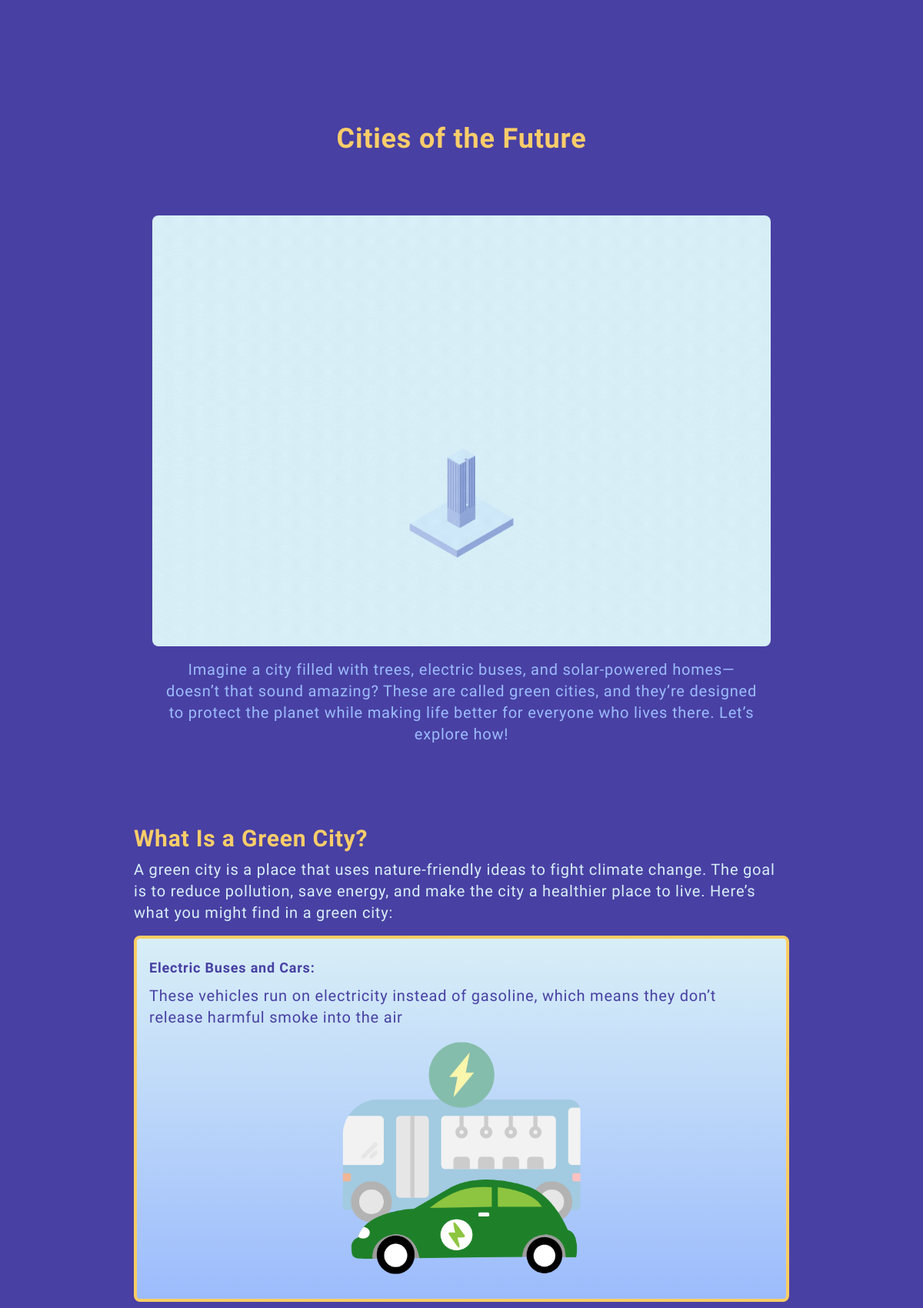
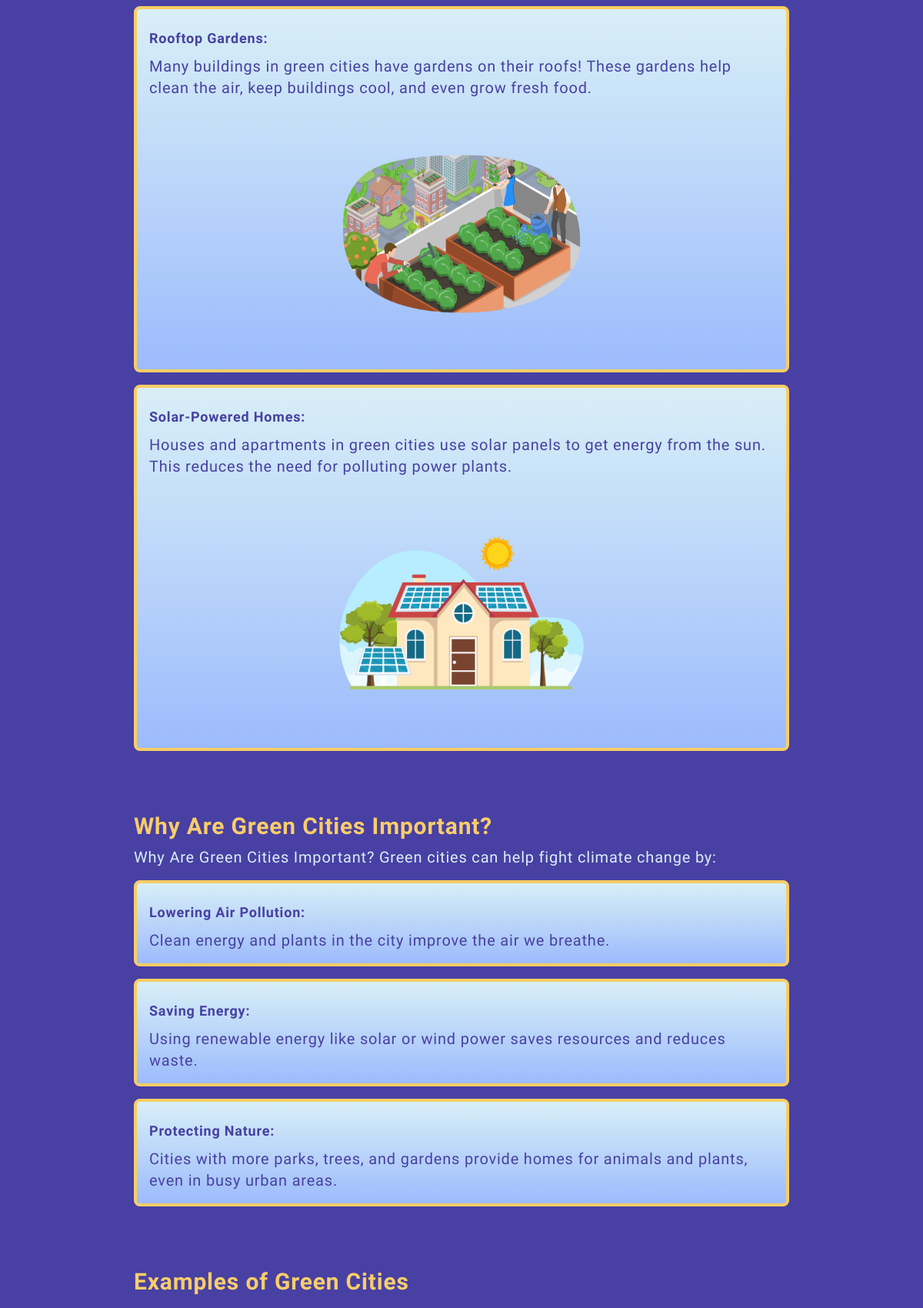
Screenshot of /articles/the-future-of-our-planet/subtopics/12/ (upper part) with the database file from the repository (2 pictures, top to bottom).
### myapp/models.py (models this page shows, shortened)
class Subtopic(models.Model):
    article = models.ForeignKey(Article, on_delete=models.CASCADE, related_name='subtopics')
    title = models.CharField(max_length=255)
    description = models.TextField(blank=True, null=True)
    image = models.ImageField(upload_to='subtopics/images/', blank=True, null=True)  # Add image field

class Activity(models.Model):
    subtopic = models.ForeignKey(Subtopic, on_delete=models.CASCADE, related_name='activities')
    title = models.CharField(max_length=255)
    description = models.TextField(blank=True, null=True)

class ActivityContent(models.Model):
    ACTIVITY_TYPES = [
        ('game', 'Game'),
        ('quiz', 'Quiz'),
        ('discussion', 'Discussion'),
    ]
    activity = models.ForeignKey(Activity, on_delete=models.CASCADE, related_name='contents')
    activity_type = models.CharField(max_length=50, choices=ACTIVITY_TYPES, default='game')
    title = models.CharField(max_length=255)
    content = RichTextField()
    image = models.ImageField(upload_to='activities/images/', blank=True, null=True)

### myapp/views.py (the view)
def subtopic_detail(request, article_slug, subtopic_id):
    article = get_object_or_404(Article, slug=article_slug)
    subtopic = get_object_or_404(Subtopic, id=subtopic_id, article=article)
    activities = subtopic.activities.all()
    return render(request, 'subtopic_detail.html', {
        'article': article,
        'subtopic': subtopic,
        'activities': activities
    })

### myapp/templates/subtopic_detail.html (shortened to what this page needs)
{% extends 'base.html' %} {% block content %}
<div class="flex flex-col items-center py-10 md:py-20">
  <section class="w-full h-full flex flex-col items-center justify-center">
    <h2
      class="text-3xl sm:text-4xl font-extrabold text-[#F9CD6A] pt-20 mb-8 text-center"
    >
      {{ subtopic.title }}
    </h2>
    <div
      class="flex flex-col items-center justify-center w-full md:w-3/4 md:p-8"
    >
      <div class="rounded-md p-4">
        <img
          src="{{ subtopic.image.url }}"
          alt="{{ subtopic.title }}"
          class="w-full h-[35rem] object-cover rounded-lg"
        />
        <p class="text-xl text-center text-[#9CBBFC] mt-4 px-4">
          {{ subtopic.description }}
        </p>
      </div>
    </div>
    {% for activity in activities %}
    <div class="mt-8 p-6 w-full md:w-3/4">
      <h3 class="text-3xl font-semibold text-[#F9CD6A]">
        {{ activity.title }}
      </h3>
      <p class="text-[#D8EFF7] text-xl mt-2">{{ activity.description }}</p>
      {% for content in activity.contents.all %}
      <div
        class="content-block mt-4 p-4 rounded-lg bg-gradient-to-b from-[#D8EFF7] to-[#9CBBFC] border-4 border-[#F9CD64]"
      >
        <div class="mt-2 text-[#4840A3]">
          <div class="text-lg font-bold">{{ content.title }}</div>
          <div class="mt-2 text-xl">
            {% if content.activity_type == 'game' %}
            <div class="game-content">{{ content.content|safe }}</div>
            {% else %} {{ content.content|safe }} {% if content.image %}
            <div class="flex justify-center mt-4">
              <img
                src="{{ content.image.url }}"
                alt=""
                class="h-[15rem] w-[15rem] sm:h-[20rem] sm:w-[20rem] object-cover rounded-lg"
              />
            </div>
            {% endif %} {% endif %}
          </div>
        </div>
      </div>
      {% endfor %}
    </div>
    {% endfor %}
  </section>
</div>
{% include "footer.html" %} {% endblock %}

### myapp/static/style.css (style rules this page uses)
body { font-family: "Bubblegum Sans", sans-serif; letter-spacing: 0.05rem; line-height: 1.5; }

### rows the page displays
Subtopic: title "Cities of the Future", image (picture), description "Imagine a city filled with trees, electric buses, and solar-powered homes—doesn’t that sound amazing? These are called green cities, and they’re designed to protect the planet while making life better for everyone who lives there. Let’s explore how!"
Activity: title "What Is a Green City?", description "A green city is a place that uses nature-friendly ideas to fight climate change. The goal is to reduce pollution, save energy, and make the city a healthier place to live. Here’s what you might find in a green city:"
ActivityContent: title "Electric Buses and Cars:", content "These vehicles run on electricity instead of gasoline, which means they don’t release harmful smoke into the air", image (picture)
ActivityContent: title "Rooftop Gardens:", content "Many buildings in green cities have gardens on their roofs! These gardens help clean the air, keep buildings cool, and even grow fresh food.", image (picture)
ActivityContent: title "Solar-Powered Homes:", content "Houses and apartments in green cities use solar panels to get energy from the sun. This reduces the need for polluting power plants.", image (picture)
Activity: title "Why Are Green Cities Important?", description "Why Are Green Cities Important? Green cities can help fight climate change by:"
ActivityContent: title "Lowering Air Pollution:", content "Clean energy and plants in the city improve the air we breathe."
ActivityContent: title "Saving Energy:", content "Using renewable energy like solar or wind power saves resources and reduces waste."
ActivityContent: title "Protecting Nature:", content "Cities with more parks, trees, and gardens provide homes for animals and plants, even in busy urban areas."
Activity: title "Examples of Green Cities"
